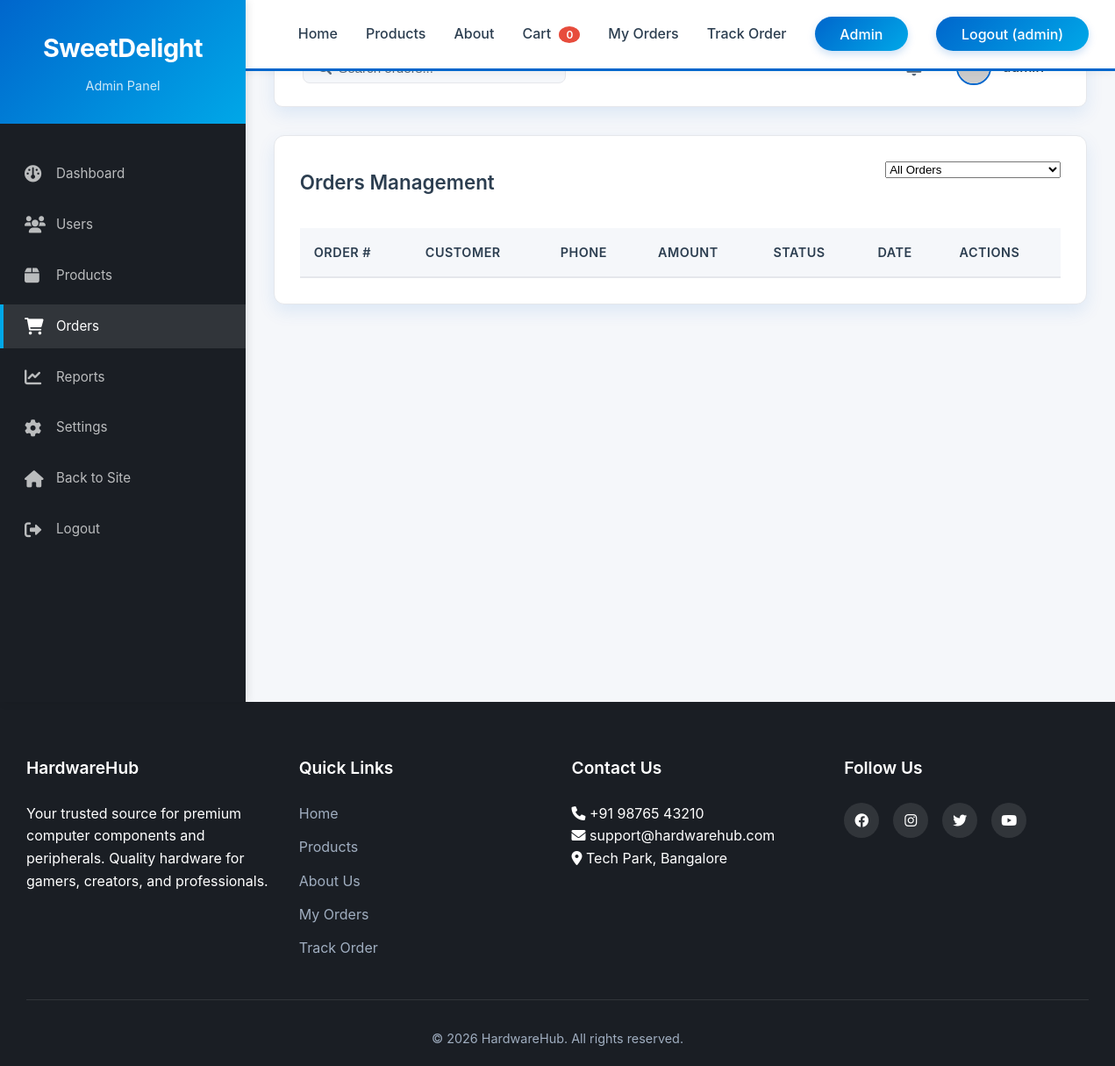
Page /admin/orders (signed in) on the earlier database version.
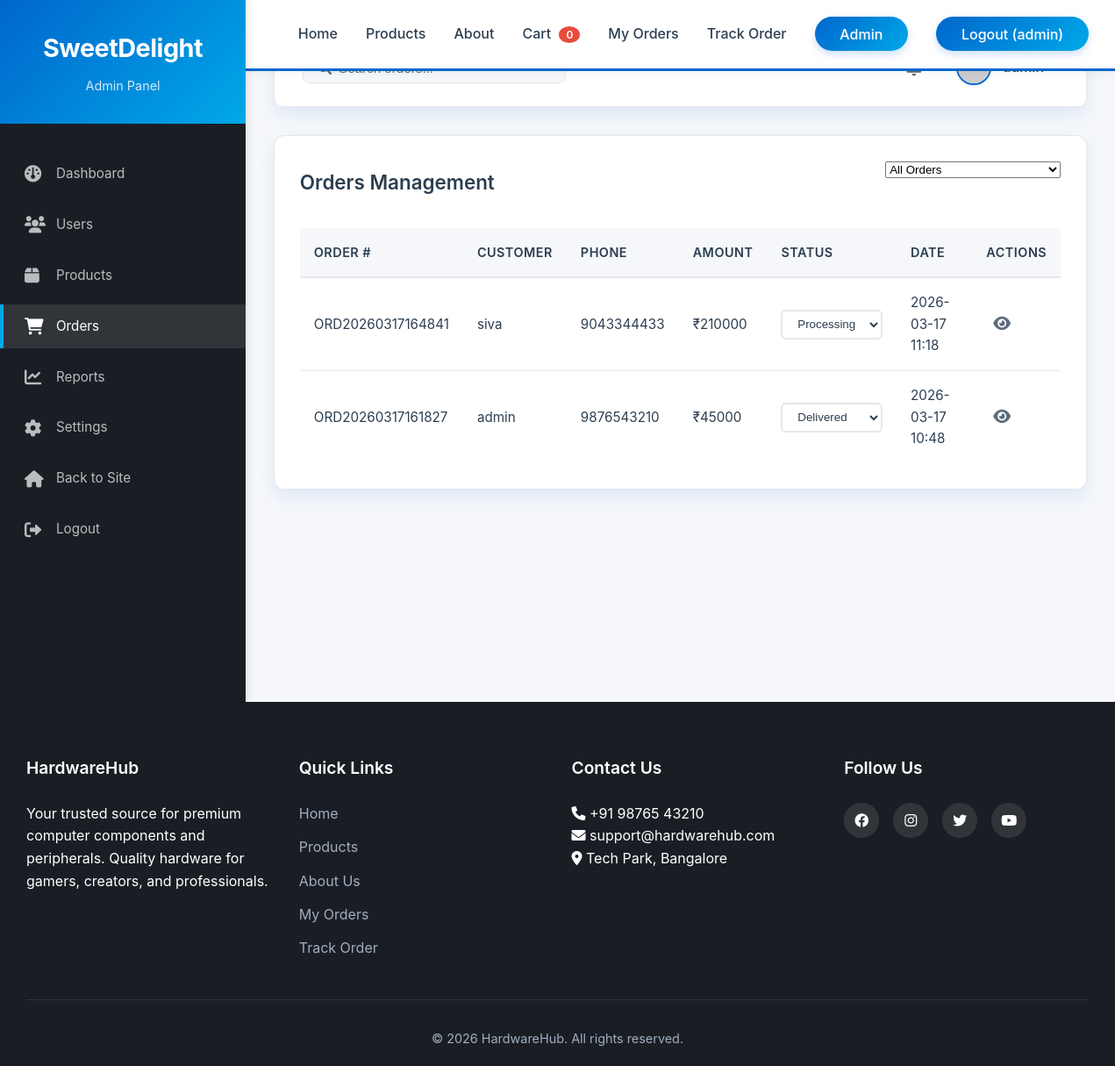
Same page on the later database version.
### app.py (models this page shows, shortened)
class User(UserMixin, db.Model):
    id = db.Column(db.Integer, primary_key=True)
    username = db.Column(db.String(80), unique=True, nullable=False)
    email = db.Column(db.String(120), unique=True, nullable=False)
    password_hash = db.Column(db.String(200), nullable=False)
    phone = db.Column(db.String(15))
    address = db.Column(db.Text)
    is_admin = db.Column(db.Boolean, default=False)
    created_at = db.Column(db.DateTime, default=datetime.utcnow)
    orders = db.relationship('Order', backref='user', lazy=True)

class Order(db.Model):
    id = db.Column(db.Integer, primary_key=True)
    order_number = db.Column(db.String(20), unique=True, nullable=False)
    user_id = db.Column(db.Integer, db.ForeignKey('user.id'), nullable=False)
    full_name = db.Column(db.String(100), nullable=False)
    phone = db.Column(db.String(15), nullable=False)
    address = db.Column(db.Text, nullable=False)
    payment_method = db.Column(db.String(50), nullable=False)
    subtotal = db.Column(db.Integer, nullable=False)
    delivery_fee = db.Column(db.Integer, default=0)  # Free shipping over ₹5000
    total = db.Column(db.Integer, nullable=False)
    status = db.Column(db.String(20), default='pending')  # pending, processing, shipped, delivered, cancelled
    tracking_number = db.Column(db.String(50))
    created_at = db.Column(db.DateTime, default=datetime.utcnow)
    items = db.relationship('OrderItem', backref='order', cascade='all, delete-orphan')

### app.py (the view)
@app.route('/admin/orders')
@login_required
@admin_required
def admin_orders():
    orders = Order.query.order_by(Order.created_at.desc()).all()
    return render_template('admin/orders.html', orders=orders)

### app.py (called while the page is built)
def admin_required(f):
    @wraps(f)
    def decorated_function(*args, **kwargs):
        if not current_user.is_authenticated or not current_user.is_admin:
            flash('You need admin privileges to access this page.', 'danger')
            return redirect(url_for('index'))
        return f(*args, **kwargs)
    return decorated_function

@login_manager.user_loader
def load_user(user_id):
    return User.query.get(int(user_id))

### templates/admin/orders.html (shortened to what this page needs)
{% extends "base.html" %}
{% block extra_css %}
<link rel="stylesheet" href="{{ url_for('static', filename='css/admin.css') }}">
{% endblock %}
{% block content %}
<div class="admin-container">
    {% include 'admin/sidebar.html' %}
    <main class="admin-main">
        <div class="admin-top-bar">
            <div class="admin-search">
            </div>
            <div class="admin-user">
                <div class="admin-notifications">
                    <span class="notification-badge">3</span>
                </div>
                <div class="admin-profile">
                    <span>{{ current_user.username }}</span>
                </div>
            </div>
        </div>
        <div class="admin-table-container">
            <div class="admin-table-header">
                <h2>Orders Management</h2>
                <select id="statusFilter" class="admin-form-group" style="width: 200px;">
                    <option value="all">All Orders</option>
                </select>
            </div>
            <table class="admin-table" id="ordersTable">
                <thead>
                    <tr>
                        <th>Order #</th>
                        <th>Customer</th>
                        <th>Phone</th>
                        <th>Amount</th>
                        <th>Status</th>
                        <th>Date</th>
                        <th>Actions</th>
                    </tr>
                </thead>
                <tbody>
                    {% for order in orders %}
                    <tr data-status="{{ order.status }}">
                        <td>{{ order.order_number }}</td>
                        <td>{{ order.full_name }}</td>
                        <td>{{ order.phone }}</td>
                        <td>₹{{ order.total }}</td>
                        <td>
                            <select class="status-select" data-order-id="{{ order.id }}" onchange="updateOrderStatus(this)">
                                <option value="processing" {% if order.status == 'processing' %}selected{% endif %}>Processing</option>
                                <option value="delivered" {% if order.status == 'delivered' %}selected{% endif %}>Delivered</option>
                            </select>
                        </td>
                        <td>{{ order.created_at.strftime('%Y-%m-%d %H:%M') }}</td>
                        <td>
                            <i class="fas fa-eye action-icon" onclick="viewOrder('{{ order.order_number }}')" title="View Details"></i>
                        </td>
                    </tr>
                    {% endfor %}
                </tbody>
            </table>
        </div>
    </main>
</div>
{% endblock %}

### templates/base.html (shortened to what this page needs)
<!DOCTYPE html>
<html lang="en">
<head>
    <link rel="stylesheet" href="{{ url_for('static', filename='css/style.css') }}">
    {% block extra_css %}{% endblock %}
    <link rel="stylesheet" href="https://cdnjs.cloudflare.com/ajax/libs/font-awesome/6.0.0/css/all.min.css">
    <link rel="stylesheet" href="https://unpkg.com/leaflet@1.9.4/dist/leaflet.css" />
</head>
<body>
    <nav class="navbar">
        <div class="container">
            <div class="nav-content">
                <div class="logo">Hardware<span>Hub</span></div>
                <ul class="nav-links">
                    <li><a href="{{ url_for('index') }}" {% if request.endpoint == 'index' %}class="active"{% endif %}>Home</a></li>
                    <li><a href="{{ url_for('products') }}" {% if request.endpoint == 'products' %}class="active"{% endif %}>Products</a></li>
                    <li><a href="{{ url_for('about') }}" {% if request.endpoint == 'about' %}class="active"{% endif %}>About</a></li>
                    <li><a href="{{ url_for('cart') }}">Cart <span class="cart-count">0</span></a></li>
                    <li><a href="{{ url_for('orders') }}" {% if request.endpoint == 'orders' %}class="active"{% endif %}>My Orders</a></li>
                    <li><a href="{{ url_for('tracking') }}" {% if request.endpoint == 'tracking' %}class="active"{% endif %}>Track Order</a></li>
                    {% if current_user.is_authenticated and current_user.is_admin %}
                        <li><a href="{{ url_for('admin_dashboard') }}" class="admin-link">Admin</a></li>
                    {% endif %}
                    {% if current_user.is_authenticated %}
                        <li><a href="#" class="logout-btn" id="logoutBtn">Logout ({{ current_user.username }})</a></li>
                    {% else %}
                        <li><a href="{{ url_for('login') }}" class="login-btn" id="loginNavBtn">Login</a></li>
                    {% endif %}
                </ul>
            </div>
        </div>
    </nav>
    {% block content %}{% endblock %}
    <footer class="footer">
        <div class="container">
            <div class="footer-content">
                <div class="footer-section">
                    <h3>HardwareHub</h3>
                    <p>Your trusted source for premium computer components and peripherals. Quality hardware for gamers, creators, and professionals.</p>
                </div>
                <div class="footer-section">
                    <h4>Quick Links</h4>
                    <ul>
                        <li><a href="{{ url_for('index') }}">Home</a></li>
                        <li><a href="{{ url_for('products') }}">Products</a></li>
                        <li><a href="{{ url_for('about') }}">About Us</a></li>
                        <li><a href="{{ url_for('orders') }}">My Orders</a></li>
                        <li><a href="{{ url_for('tracking') }}">Track Order</a></li>
                    </ul>
                </div>
                <div class="footer-section">
                    <h4>Contact Us</h4>
                    <p><i class="fas fa-phone"></i> +91 98765 43210</p>
                    <p><i class="fas fa-envelope"></i> support@hardwarehub.com</p>
                    <p><i class="fas fa-map-marker-alt"></i> Tech Park, Bangalore</p>
                </div>
                <div class="footer-section">
                    <h4>Follow Us</h4>
                    <div class="social-links">
                        <a href="#"><i class="fab fa-facebook"></i></a>
                        <a href="#"><i class="fab fa-instagram"></i></a>
                        <a href="#"><i class="fab fa-twitter"></i></a>
                        <a href="#"><i class="fab fa-youtube"></i></a>
                    </div>
                </div>
            </div>
            <div class="footer-bottom">
                <p>&copy; 2026 HardwareHub. All rights reserved.</p>
            </div>
        </div>
    </footer>
</body>
</html>

### templates/admin/sidebar.html
<aside class="admin-sidebar">
    <div class="admin-sidebar-header">
        <h2>SweetDelight</h2>
        <p>Admin Panel</p>
    </div>
    <nav class="admin-sidebar-menu">
        <ul>
            <li>
                <a href="{{ url_for('admin_dashboard') }}" {% if request.endpoint == 'admin_dashboard' %}class="active"{% endif %}>
                    <i class="fas fa-dashboard"></i>
                    <span>Dashboard</span>
                </a>
            </li>
            <li>
                <a href="{{ url_for('admin_users') }}" {% if request.endpoint == 'admin_users' %}class="active"{% endif %}>
                    <i class="fas fa-users"></i>
                    <span>Users</span>
                </a>
            </li>
            <li>
                <a href="{{ url_for('admin_products') }}" {% if request.endpoint == 'admin_products' %}class="active"{% endif %}>
                    <i class="fas fa-box"></i>
                    <span>Products</span>
                </a>
            </li>
            <li>
                <a href="{{ url_for('admin_orders') }}" {% if request.endpoint == 'admin_orders' %}class="active"{% endif %}>
                    <i class="fas fa-shopping-cart"></i>
                    <span>Orders</span>
                </a>
            </li>
            <li>
                <a href="#">
                    <i class="fas fa-chart-line"></i>
                    <span>Reports</span>
                </a>
            </li>
            <li>
                <a href="#">
                    <i class="fas fa-cog"></i>
                    <span>Settings</span>
                </a>
            </li>
            <li>
                <a href="{{ url_for('index') }}">
                    <i class="fas fa-home"></i>
                    <span>Back to Site</span>
                </a>
            </li>
            <li>
                <a href="{{ url_for('logout') }}">
                    <i class="fas fa-sign-out-alt"></i>
                    <span>Logout</span>
                </a>
            </li>
        </ul>
    </nav>
</aside>

### static/css/style.css (style rules this page uses)
:root { --primary-blue: #0066CC; --secondary-blue: #004999; --accent-cyan: #00A8E8; --dark-bg: #1A1E24; --light-bg: #F5F7FA; --card-bg: #FFFFFF; --text-primary: #2C3E50; --text-secondary: #5D6D7E; --success-green: #27AE60; --warning-orange: #F39C12; --danger-red: #E74C3C; --shadow: 0 8px 20px rgba(0, 102, 204, 0.1); --shadow-hover: 0 12px 30px rgba(0, 102, 204, 0.2); --transition: all 0.3s ease; --border-radius: 10px; --border-radius-sm: 5px; }
* { margin: 0; padding: 0; box-sizing: border-box; }
html { scroll-behavior: smooth; }
body { font-family: 'Inter', 'Segoe UI', system-ui, -apple-system, sans-serif; color: var(--text-primary); line-height: 1.6; background: var(--light-bg); overflow-x: hidden; }
.container { max-width: 1400px; margin: 0 auto; padding: 0 30px; }
.navbar { background: var(--card-bg); box-shadow: 0 2px 10px rgba(0,0,0,0.05); position: fixed; top: 0; width: 100%; z-index: 1000; animation: slideDown 0.5s ease; border-bottom: 3px solid var(--primary-blue); }
.nav-content { display: flex; justify-content: space-between; align-items: center; padding: 1rem 0; }
.logo { font-size: 1.8rem; font-weight: 700; color: var(--text-primary); animation: fadeIn 1s ease; letter-spacing: -0.5px; }
.logo span { color: var(--primary-blue); background: linear-gradient(135deg, var(--primary-blue), var(--accent-cyan)); -webkit-background-clip: text; -webkit-text-fill-color: transparent; }
.nav-links { display: flex; list-style: none; gap: 2rem; align-items: center; }
.nav-links a { text-decoration: none; color: var(--text-primary); font-weight: 500; transition: var(--transition); position: relative; font-size: 1rem; }
.nav-links a::after { content: ''; position: absolute; bottom: -5px; left: 0; width: 0; height: 3px; background: linear-gradient(90deg, var(--primary-blue), var(--accent-cyan)); transition: var(--transition); border-radius: 2px; }
.login-btn, .logout-btn, .admin-link { background: linear-gradient(135deg, var(--primary-blue), var(--accent-cyan)); color: white !important; padding: 0.6rem 1.8rem; border-radius: 30px; font-weight: 600; cursor: pointer; border: none; box-shadow: 0 4px 10px rgba(0, 102, 204, 0.2); }
.login-btn::after, .logout-btn::after, .admin-link::after { display: none; }
.cart-count { background: var(--danger-red); color: white; border-radius: 50%; padding: 2px 8px; font-size: 0.75rem; margin-left: 5px; font-weight: 600; }
.footer { background: var(--dark-bg); color: white; padding: 60px 0 20px; }
.footer-content { display: grid; grid-template-columns: repeat(auto-fit, minmax(250px, 1fr)); gap: 2rem; margin-bottom: 2rem; }
.footer-section h3, .footer-section h4 { margin-bottom: 1.5rem; color: white; font-size: 1.2rem; font-weight: 600; }
.footer-section ul { list-style: none; }
.footer-section ul li { margin-bottom: 0.8rem; }
.footer-section a { color: #A0AEC0; text-decoration: none; transition: var(--transition); }
.social-links { display: flex; gap: 1rem; }
.social-links a { width: 40px; height: 40px; background: rgba(255,255,255,0.1); border-radius: 50%; display: flex; align-items: center; justify-content: center; transition: var(--transition); color: white; }
.footer-bottom { text-align: center; padding-top: 2rem; border-top: 1px solid rgba(255,255,255,0.1); color: #A0AEC0; font-size: 0.9rem; }

Differences in the rows shown:
added Order: order_number "ORD20260317164841", full_name "siva", phone "9043344433", total "210000", status+id "Processing", created_at "2026-03-17 11:18"
added Order: order_number "ORD20260317161827", full_name "admin", phone "9876543210", total "45000", status+id "Delivered", created_at "2026-03-17 10:48"
